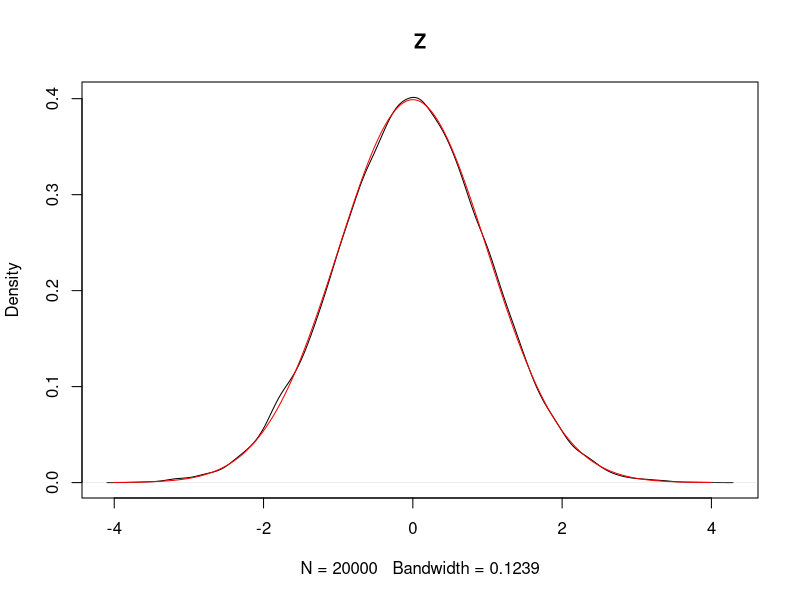
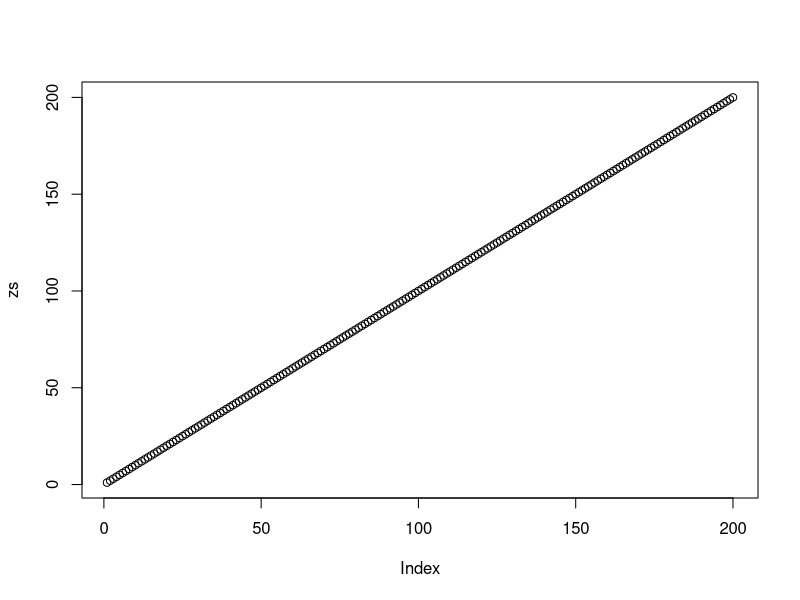

Write R code to recreate these figures, in order.
## ---- chunk 1
sample_size = c(seq(1,200))
sim = function(part_b = FALSE, ssize = sample_size, sig = 1, b = 100) {
  rv = c()
  for(n in sample_size){
    stat_n =  c()
    
    for(rep in (1:b)) {
      mew_n = mean(rnorm(n, 1, sig))
      if(part_b) {
        stat_b = sqrt(n) * (mew_n - 1) # Z
      } else {
        stat_b = (mew_n - 1)^2 # The MSE
      }
      stat_n = append(stat_n, stat_b)
    }
    
    if(part_b) {
      stat_rv = stat_n
    } else {
      stat_rv = mean(stat_n)
    }
    rv = append(rv, stat_rv) 
  }
  if(part_b) {
    x = seq(-4, 4, .01)
    f = dnorm(x, sd = sig)
    plot(density(rv), main = "Z")
    lines(x,f,'l',col='red')
  } else {
    # Normal scale plot
    plot(sample_size, rv, ylab = "")
    lines(sample_size, (sig^2) / sample_size, col = "red")
    title(expression(paste(frac(sigma^2, n), "vs. Empirical MSE")), line = -2) 
    
    # Log Log Plot
    plot(sample_size, log = "xy", rv, ylab = "log 1", xlab = "log sample size")
    lines(sample_size, (sig^2) / sample_size, col = "red")
    title(expression(paste("log(", frac(sigma^2, n), ") ", "vs. log(Empirical MSE)")), line = -2)
  }
  
}
## ---- chunk 2
zs = sim(TRUE)
plot(sample_size, zs)
## ---- chunk 3

kern_base = function(x) {
  return(sqrt(x * (1 - x))*sin(2.1 * pi/(x + .05)))
}

doppler = function(x) {
  if(length(x) == 1) {
    return(kern_base(x))
  } else {
    rv = c()
    for(num in x) {
      rv = append(rv, kern_base(num))
    }
  return(rv)
  }
}

tricube = function(x) {
  return(70 / 81 * (1 - abs(x) ^ 3) ^ 3 * ind(x))
}

ind = function(x) {
  if(abs(x) <= 1) {
    return(1)
  } else {
    return(0)
  }
}

model = function(num_obs = 1000, sig = 0.1) {
  xs = (1:num_obs) / num_obs
  obs = doppler(xs) + sig * rnorm(num_obs)
  
  llr = density(obs)
  return(as.list(llr, obs))
}
